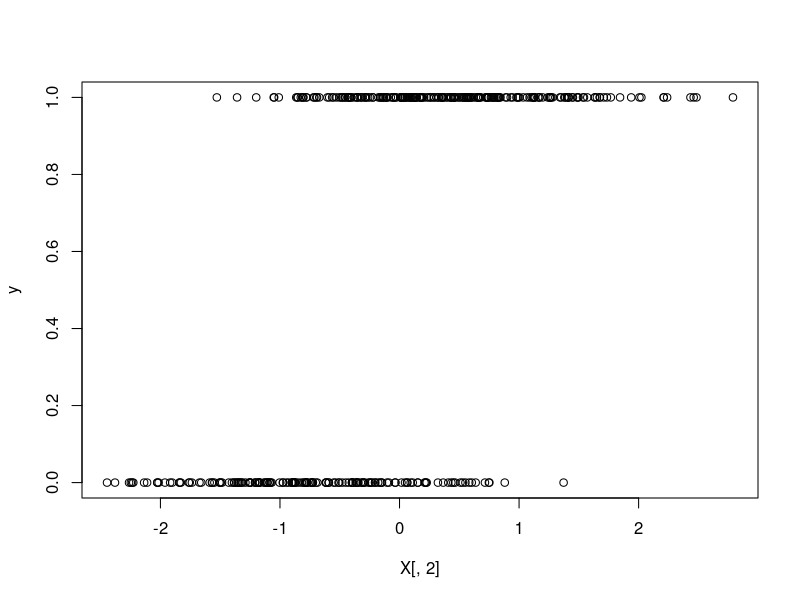
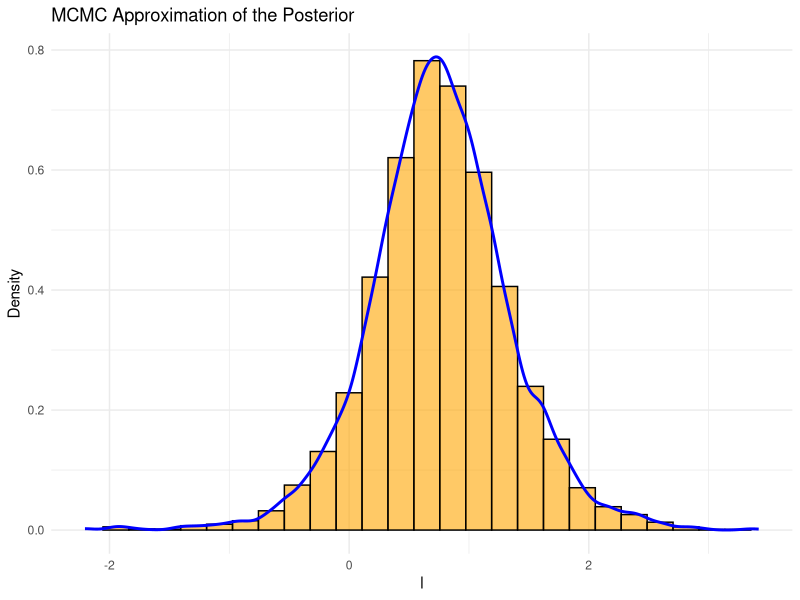
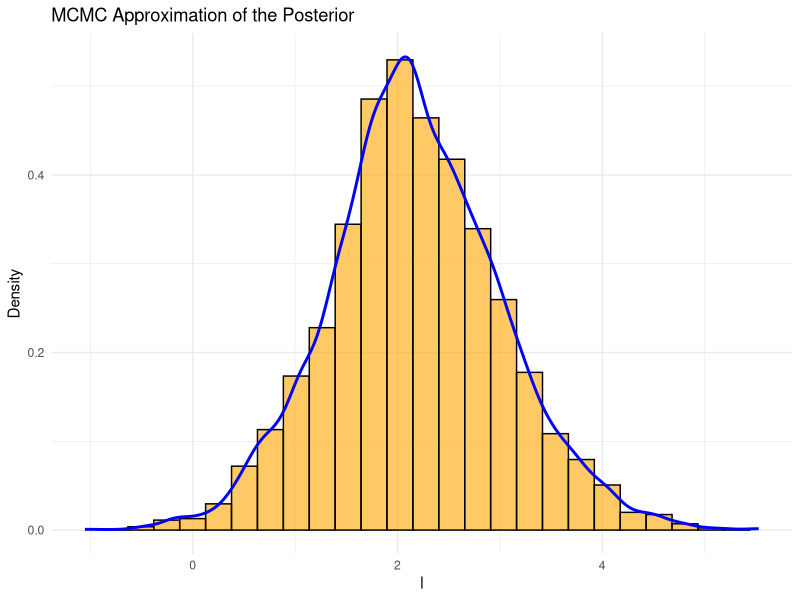
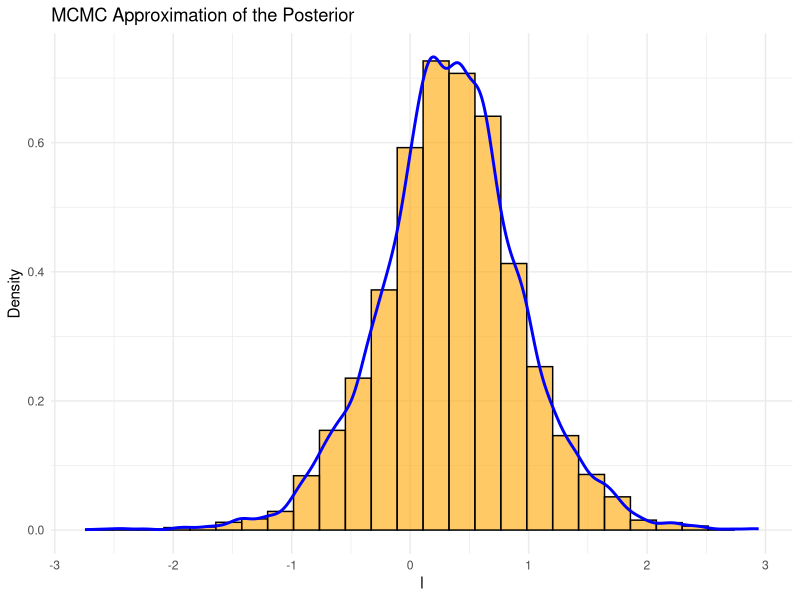
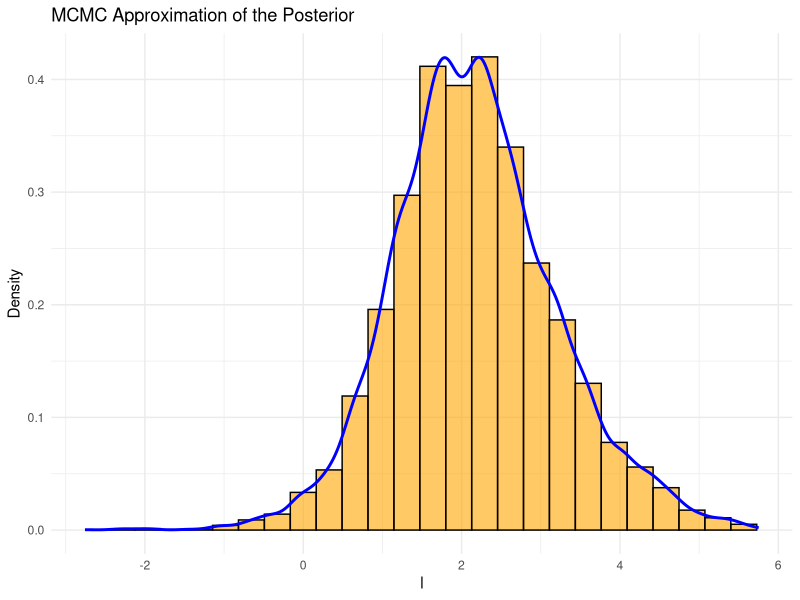
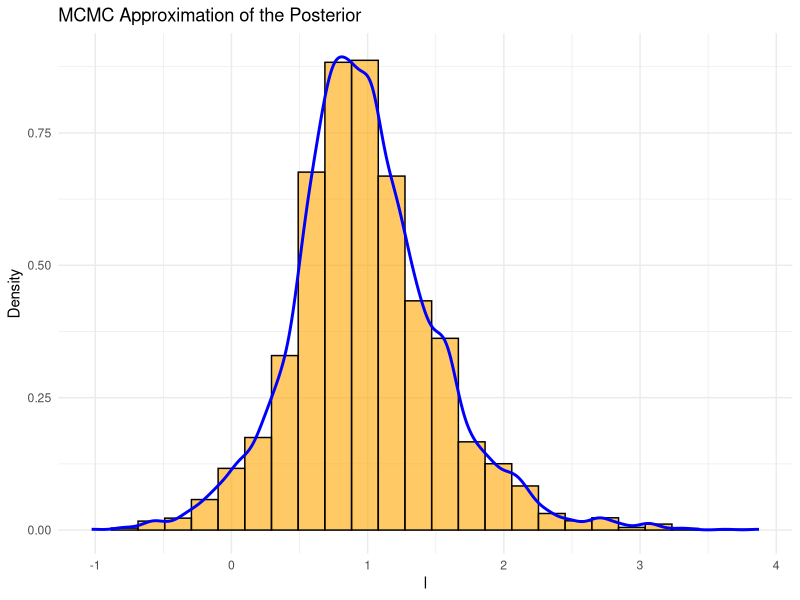
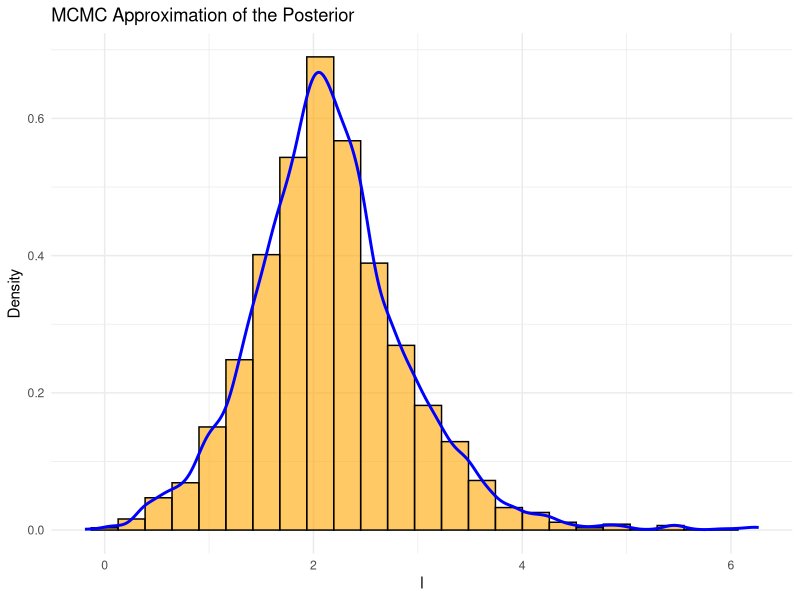

Recreate these plots in R, in order.
## ---- chunk 1
n = 400 #number of observations (set it higher for consistency)
p = 1 #number of predictors

X <- cbind(1, matrix(rnorm(n * p), n, p))  # Design matrix with intercept (bias). nxp
beta <- c(1, 2)  # True coefficients. px1

z <- X %*% beta  # Linear predictor. %*% = matrix mult. nx1 dim
sig <- 1/(1+exp(-z)) #sigmoid (inv-logit) function, find probability in [0,1], predicted y

y = rbinom(n=n, size=1, prob=sig) #size=num trials=1 -> bernoulli response var

plot(X[,2],y)
## ---- chunk 2
#Proposal distro
proposal <- function(i, M, beta, a){
  distro = runif(M, beta[i-1,] - a, beta[i-1,] + a)
  return(distro)
}

# Log-likelihood function for logistic regression
logistic_ll <- function(beta, X, y) {
  z <- X %*% beta
  p <- 1 / (1 + exp(-z))
  loglike <- sum(y * log(p) + (1 - y) * log(1 - p))
  return(loglike)
}

# Uniform Log-prior of unknown parameter
log_prior_uniform <- function(beta) {
  prior = 0
  return(prior)
}
## ---- chunk 3
#0) Initial values
a <- 1 #error in proposal distro
N <- 10000 #number of samples
M <- p+1 #dimensions
b <- matrix(0, nrow = N, ncol = M) #empty matrix to be filled with vals
b[1,] <- c(0,0)  # first value of beta in the Markov chain is (0,0).

#Keep history of proposals
P_list <- rep(NA, N - 1)
P_list[1] = logistic_ll(b[1,], X, y)+log_prior_uniform(b[1])  #P(beta^{i-1})
for (i in 2:N) {
    #1) Propose new position beta[i-1] -> beta[i]' from proposal distro
    b_prop <- proposal(i, M, b, a)
    
    #2) Compute transition probability
    P_list[i] <- logistic_ll(b_prop, X, y)+log_prior_uniform(b_prop)  #P(beta*)
    while (is.nan(P_list[i])) {
      b_prop <- proposal(i, M, b, a)
      P_list[i] <- logistic_ll(b_prop, X, y)+log_prior_uniform(b_prop)  #P(beta*)
    }
    
    #3) Acceptance ratio
    alpha <- min(exp(P_list[i] - P_list[i-1]), 1)
    
    #3) Generate a random number u_i from [0,1]
    u <- runif(1)  # u_i
    
    #4)
    if (u <= alpha) {
        b[i,] <- b_prop  # Accept y as next state
    } else {
        b[i,] <- b[i-1,]  # Stay at previous state of Markov chain
    }
}

n <- as.integer(0.95 * N)
C <- b[(N - n + 1):N,] #discard first 5% of samples
## ---- chunk 4
c = C[,1]
# Plot of density function
library(ggplot2)
nbins <- ceiling( (2*n)**(1/3) ) #Terrell-Scott rule for min num bins
ggplot() +
  geom_histogram(aes(x = c, y = ..density..), bins = nbins, fill = "orange", color = "black", alpha = 0.6) +
  geom_density(aes(x = c), color = "blue", linewidth = 1) +
  labs(x = "l", y = "Density", title = "MCMC Approximation of the Posterior") +
  xlim(min(c), max(c)) +
  theme_minimal()
## ---- chunk 5
c = C[,2]
# Plot of density function
library(ggplot2)
nbins <- ceiling( (2*n)**(1/3) ) #Terrell-Scott rule for min num bins
ggplot() +
  geom_histogram(aes(x = c, y = ..density..), bins = nbins, fill = "orange", color = "black", alpha = 0.6) +
  geom_density(aes(x = c), color = "blue", linewidth = 1) +
  labs(x = "l", y = "Density", title = "MCMC Approximation of the Posterior") +
  xlim(min(c), max(c)) +
  theme_minimal()
## ---- chunk 6
#Number of partitions in dataset
k <- 4

#Number of rows
n <- nrow(X)

# Get row group assignments
part_indices <- cut(seq_len(n), breaks = k, labels = FALSE)

# Split row indices instead of splitting X directly
index_groups <- split(seq_len(n), part_indices)

# Turn each group of indices into a matrix
parts_X <- lapply(index_groups, function(idx) X[idx, , drop = FALSE])
y <- matrix(y, ncol = 1)
parts_y <- lapply(index_groups, function(idx) y[idx, , drop = FALSE])
## ---- chunk 7
#0) Initial values
a <- 1 #error in proposal distro
N <- 10000 #number of samples
M <- p+1 #dimensions
    
for (j in seq(1,k)) { 
  if (j == 1) {
    
    #Iteration j==1
    #====================
    #0) Initial values
    b <- matrix(0, nrow = N, ncol = M) #empty matrix to be filled with vals
    b[1,] <- c(0,0)  # first value of beta in the Markov chain is (0,0).
    
    #Keep history of proposals
    P_list <- rep(NA, N - 1)
    P_list[1] = logistic_ll(b[1,], parts_X$`1`, parts_y$`1`)+log_prior_uniform(b[1])  #P(beta^{i-1})
    for (i in 2:N) {
        #1) Propose new position beta[i-1] -> beta[i]' from proposal distro
        b_prop <- proposal(i, M, b, a)
        
        #2) Compute transition probability
        P_list[i] <- logistic_ll(b_prop, parts_X$`1`, parts_y$`1`)+log_prior_uniform(b_prop)  #P(beta*)
        while (is.nan(P_list[i])) {
          b_prop <- proposal(i, M, b, a)
          P_list[i] <- logistic_ll(b_prop, parts_X$`1`, parts_y$`1`)+log_prior_uniform(b_prop)  #P(beta*)
        }
        
        #3) Acceptance ratio
        alpha <- min(exp(P_list[i] - P_list[i-1]), 1)
        
        #3) Generate a random number u_i from [0,1]
        u <- runif(1)  # u_i
        
        #4)
        if (u <= alpha) {
            b[i,] <- b_prop  # Accept y as next state
        } else {
            b[i,] <- b[i-1,]  # Stay at previous state of Markov chain
        }
    }
    n <- as.integer(0.95 * N)
    C <- b[(N - n + 1):N,] #discard first 5% of samples
  
    } else {
      
    #Iteration j > 1
    #====================
    #Create KDE functions
    den_funs <- list()
    d = 1
    while (d < dim(C)[2]) {
      kde <- density(C[,d])
      den_funs[[d]] <- approxfun(kde$x, kde$y) #approx fun
      d = d+1
    }
    
    #Define log_prior
    log_prior <- function(beta) {
      prior_d = 1
      d = 1
      while (d < dim(C)[2]) {
        if ( min(C[,d]) < beta[d] && beta[d] < max(C[,d]) ){
          density_at_point = den_funs[[d]](beta[d])
          prior_d = prior_d * density_at_point #Assume independence
        }
        else {
          prior_d = 1
        }
        d = d+1
      }
      prior = log(prior_d)
      return(prior)
    }
    
    #0) Initial values
    b <- matrix(0, nrow = N, ncol = M) #empty matrix to be filled with vals
    b[1,] <- c(0,0)  # first value of beta in the Markov chain is (0,0).
    
    #Keep history of proposals
    P_list <- rep(NA, N - 1)
    P_list[1] <- logistic_ll(b[1,], parts_X[[j]], parts_y[[j]])+log_prior(b[1])  #P(beta^{i-1})
    for (i in 2:N) {
        #1) Propose new position beta[i-1] -> beta[i]' from proposal distro
        b_prop <- proposal(i, M, b, a)
        
        #2) Compute transition probability
        P_list[i] <- logistic_ll(b_prop, parts_X[[j]], parts_y[[j]])+log_prior(b_prop)  #P(beta*)
        while (is.nan(P_list[i])) {
          b_prop <- proposal(i, M, b, a)
          P_list[i] <- logistic_ll(b_prop, parts_X[[j]], parts_y[[j]])+log_prior(b_prop)  #P(beta*)
        }
        
        #3) Acceptance ratio
        alpha <- min(exp(P_list[i] - P_list[i-1]), 1)
        
        #3) Generate a random number u_i from [0,1]
        u <- runif(1)  # u_i
        
        #4)
        if (u <= alpha) {
            b[i,] <- b_prop  # Accept y as next state
        } else {
            b[i,] <- b[i-1,]  # Stay at previous state of Markov chain
        }
    }
    n <- as.integer(0.95 * N)
    C <- b[(N - n + 1):N,] #discard first 5% of samples
  }
}
## ---- chunk 8
c = C[,1]
# Plot of density function
library(ggplot2)
nbins <- ceiling( (2*n)**(1/3) ) #Terrell-Scott rule for min num bins
ggplot() +
  geom_histogram(aes(x = c, y = ..density..), bins = nbins, fill = "orange", color = "black", alpha = 0.6) +
  geom_density(aes(x = c), color = "blue", linewidth = 1) +
  labs(x = "l", y = "Density", title = "MCMC Approximation of the Posterior") +
  xlim(min(c), max(c)) +
  theme_minimal()
## ---- chunk 9
c = C[,2]
# Plot of density function. coda? (give samples)
library(ggplot2)
nbins <- ceiling( (2*n)**(1/3) ) #Terrell-Scott rule for min num bins
ggplot() +
  geom_histogram(aes(x = c, y = ..density..), bins = nbins, fill = "orange", color = "black", alpha = 0.6) +
  geom_density(aes(x = c), color = "blue", linewidth = 1) +
  labs(x = "l", y = "Density", title = "MCMC Approximation of the Posterior") +
  xlim(min(c), max(c)) +
  theme_minimal()
## ---- chunk 10
#0) Initial values
a <- 1 #error in proposal distro
M <- p+1 #dimensions
    
for (j in seq(1,k)) { 
  if (j == 1) {
    
    #Iteration j == 1
    #====================
    #0) Initial values
    N <- 10000 #number of samples
    b <- matrix(0, nrow = N, ncol = M) #empty matrix to be filled with vals
    b[1,] <- c(0,0)  # first value of beta in the Markov chain is (0,0).
    
    #Keep history of proposals
    P_list <- rep(NA, N - 1)
    P_list[1] <- logistic_ll(b[1,], parts_X$`1`, parts_y$`1`) #P(beta^{i-1})
    for (i in 2:N) {
        #1) Propose new position beta[i-1] -> beta[i]' from proposal distro
        b_prop <- proposal(i, M, b, a)
        
        #2) Compute transition probability
        P_list[i] <- logistic_ll(b_prop, parts_X$`1`, parts_y$`1`) #P(beta*)
        while (is.nan(P_list[i])) {
          b_prop <- proposal(i, M, b, a)
          P_list[i] <- logistic_ll(b_prop, parts_X$`1`, parts_y$`1`) #P(beta*)
        }
        
        #3) Acceptance ratio
        alpha <- min(exp(P_list[i] - P_list[i-1]), 1)
        
        #3) Generate a random number u_i from [0,1]
        u <- runif(1)  # u_i
        
        #4)
        if (u <= alpha) {
            b[i,] <- b_prop  # Accept y as next state
        } else {
            b[i,] <- b[i-1,]  # Stay at previous state of Markov chain
        }
    }
    n <- as.integer(0.95 * N)
    C <- b[(N - n + 1):N,] #discard first 5% of samples
    
  } else {
    
    #Iteration j > 1
    #====================
    #0) Initial values
    N <- dim(C)[1] #number of samples
    b <- matrix(0, nrow = N, ncol = M) #empty matrix to be filled with vals
    b[1,] <- C[1,]  # first value of beta in the Markov chain is (0,0).
    
    #Keep history of proposals
    P_list <- rep(NA, N - 1)
    P_list[1] <- logistic_ll(b[1,], parts_X[[j]], parts_y[[j]]) #P(beta^{i-1})
    for (i in 2:N) {
        #1) Propose new position beta[i-1] -> beta[i]' from proposal distro
        b_prop <- C[i,]
        
        #2) Compute transition probability
        P_list[i] <- logistic_ll(b_prop, parts_X[[j]], parts_y[[j]]) #P(beta*)
        
        #3) Acceptance ratio
        alpha <- min(exp(P_list[i] - P_list[i-1]), 1)
        
        #3) Generate a random number u_i from [0,1]
        u <- runif(1)  # u_i
        
        #4)
        if (u <= alpha) {
            b[i,] <- b_prop  # Accept y as next state
        } else {
            b[i,] <- b[i-1,]  # Stay at previous state of Markov chain
        }
    }
    n <- as.integer(0.95 * N)
    C <- b[(N - n + 1):N,] #discard first 5% of samples
  }
}
## ---- chunk 11
c = C[,1]
# Plot of density function
library(ggplot2)
nbins <- ceiling( (2*n)**(1/3) ) #Terrell-Scott rule for min num bins
ggplot() +
  geom_histogram(aes(x = c, y = ..density..), bins = nbins, fill = "orange", color = "black", alpha = 0.6) +
  geom_density(aes(x = c), color = "blue", linewidth = 1) +
  labs(x = "l", y = "Density", title = "MCMC Approximation of the Posterior") +
  xlim(min(c), max(c)) +
  theme_minimal()
## ---- chunk 12
c = C[,2]
# Plot of density function
library(ggplot2)
nbins <- ceiling( (2*n)**(1/3) ) #Terrell-Scott rule for min num bins
ggplot() +
  geom_histogram(aes(x = c, y = ..density..), bins = nbins, fill = "orange", color = "black", alpha = 0.6) +
  geom_density(aes(x = c), color = "blue", linewidth = 1) +
  labs(x = "l", y = "Density", title = "MCMC Approximation of the Posterior") +
  xlim(min(c), max(c)) +
  theme_minimal()
